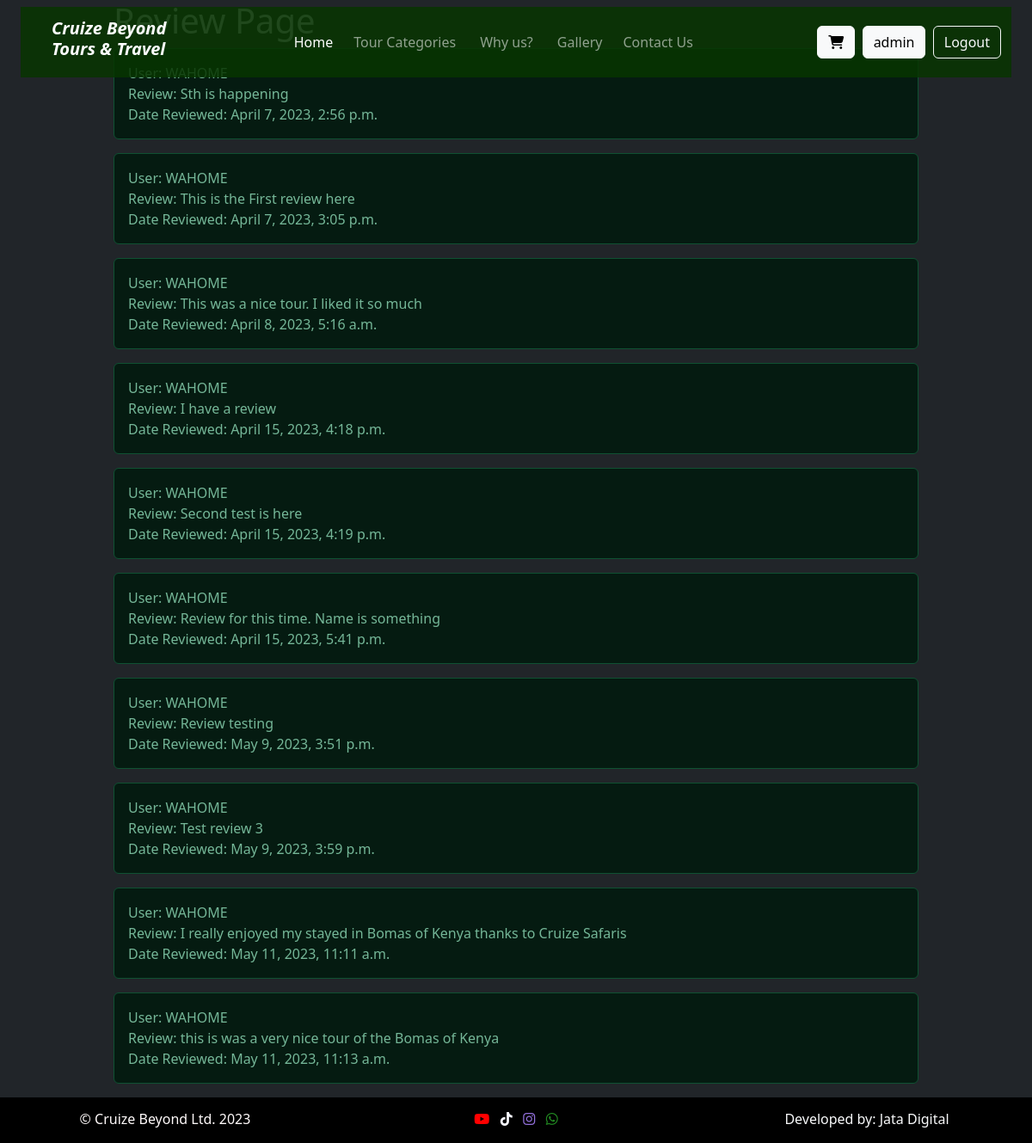
The page /review/2/ (signed in) on the database as committed earlier.
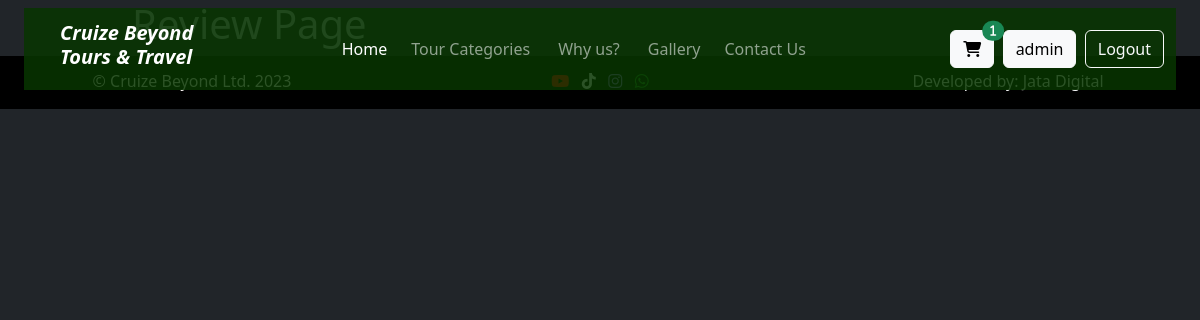
The same page on the database as committed later.
### base/models.py (models this page shows, shortened)
class User(AbstractUser):
    email = models.EmailField(unique=True)
    USERNAME_FIELD = 'email'
    REQUIRED_FIELDS = ['username']
    def __str__(self):
        return self.username

class Review(models.Model):
    user = models.ForeignKey(User, on_delete=models.CASCADE, related_name="review")
    tour = models.ForeignKey(Destination, null=True, on_delete=models.SET_NULL, related_name="tour_review")
    comment = models.TextField()
    uploaded_date = models.DateTimeField(auto_now=True)

### base/views.py (the view)
# urls.py: path("review/<str:pk>/", views.Review_tour, name="review"),
@login_required(login_url="signin")
def Review_tour(request, pk):
    tour = Destination.objects.get(id=pk)
    print("Toour: ", tour)
    tour_review = Review.objects.all
    if request.method == 'POST':
        user = request.user
        tour = tour
        comment = request.POST['comment']
        tour_review = Review.objects.create(user=user,tour=tour, comment=comment)
        tour_review.save()
        messages.success(request, ("Review sent successfully"))
        return redirect(request.META.get('HTTP_REFERER', '/'))
    else:
        context = {
            "review" : tour_review
        }
        return render(request, "review.html", context)

### base/models.py (called while the page is built)
    def __str__(self):
        return self.name

### templates/review.html
{% extends 'header.html' %}
{% block content %}
<div class="container">
    <h1>Review Page</h1>
    {% for review in review%}
    <div class="alert alert-success" role="alert">
        User: {{review.user|upper}}<br>
        Review: {{review.comment}}<br>
        Date Reviewed: {{review.uploaded_date}}<br>
    </div>
    {% endfor %}
</div>
{% endblock content %}

### templates/header.html (shortened to what this page needs)
<!doctype html>
{% load static %}
<html lang="en" data-bs-theme="dark">
<head>
    <link rel="stylesheet" href="https://cdn.jsdelivr.net/npm/bootstrap-icons@1.10.4/font/bootstrap-icons.css">
    <link href="https://cdn.jsdelivr.net/npm/bootstrap@5.3.0-alpha1/dist/css/bootstrap.min.css" rel="stylesheet"
>
    <link href= {% static "css/style.css" %}  rel="stylesheet">
    <link href= {% static "css/checkout.css" %} rel="stylesheet">
</head>
<body>
    <div class="" id="navContainer">
        {% include "includes/navigation.html" %}
    </div>
    {% block content%}
    {% endblock %}
</body>
<footer>
    {% include "includes/footer.html"%}

### templates/includes/navigation.html (shortened to what this page needs)
<nav class="navbar navbar-expand-sm navbar-dark fixed-top mt-2 mx-4" id="indexNavbar">
    <div class="container-fluid">
        <a class="navbar-brand me-1 ms-4" href= {% url 'home' %}>
            <h5><i><strong>Cruize Beyond <br> Tours & Travel</strong></i></h5>
        <div class="collapse navbar-collapse justify-content-center" id="navbarContent">
            <ul class="navbar-nav mb-2 mb-lg-0">
                <li class="nav-item mx-md-1">
                    <a class="nav-link active" aria-current="page" href= '/#homeContainer'>Home</a>
                </li>
                <li class="nav-item mx-md-1">
                    <a class="nav-link" href="/#toursContainer">Tour Categories</a>
                </li>
                <li class="nav-item mx-md-2">
                    <a class="nav-link" href="/#aboutContainer">Why us?</a>
                </li>
                <li class="nav-item mx-md-1">
                    <a class="nav-link" href={% url 'gallery'%}>Gallery</a>
                </li>
                <li class="nav-item mx-md-1">
                    <a class="nav-link" href={% url 'contact'%}>Contact Us</a>
                </li>
            </ul>
        </div>
        <a class="btn btn-light position-relative" role="button" href={% url "cart"%}>
            <i class="fa-solid fa-cart-shopping">
                {% with cart_count=user.user_cart.count %}
                    {% if cart_count > 0 %}
                        <span class="position-absolute top-0 start-100 translate-middle badge rounded-pill bg-success">
                        {{ cart_count }}
                        </span>
                    {% endif %}
                {% endwith %}
            </i>
        {% if user.is_authenticated %}
        <button type="button" class="btn btn-light">{{user}}</button>
        <a role="button" class="btn btn-outline-light" href={% url "logout"%}>Logout</a>
        {% endif %}
    </div>
</nav>

### templates/includes/footer.html (shortened to what this page needs)
{% load static %}
<div class="" id="footerContainer">
    <div class="row text-center">
        <div class="col-sm-4 justify-content-left">
            <p>&copy; Cruize Beyond Ltd. 2023 </p>
        </div>
        <div class="col-sm-4 justify-content-center">
            <a class="link-light" href="https://www.youtube.com/@discoverieswithtonycruize3337"><i class="fa-brands fa-youtube"></i></a>
            <a class="link-light" href="https://www.tiktok.com/@tonycruizeinternational"><i class="fa-brands fa-tiktok"></i></a>
            <a class="link-light" href="https://www.instagram.com/tonycruize/"><i class="fa-brands fa-instagram"></i></a>
            <a class="link-light" href="https://wa.me/254723450755"><i class="fa-brands fa-whatsapp"></i></a>
        </div>
        <div class="col-sm-4 justify-content-right">
            <a class="link-light" href="http://jatasolutions.edenconsultants.co.ke">
                <p>Developed by: Jata Digital</p>
            </a>
        </div>
    </div>
</div>
</body>
</html>

### static/css/style.css (style rules this page uses)
.navbar { position: fixed; margin: 20px 20px; background-color: rgba(8, 54, 0, 0.85); }
#tourDetailsHeader a, a { text-decoration: none !important; color: #fff; }
#footerContainer { background-color: #000000; color: #fffafa; height: auto; width: auto; padding: 13px 0 0 0; }
#footerContainer .fa-youtube { color: red; }
#footerContainer .fa-tiktok { color: ghostwhite; }
#footerContainer .fa-instagram { color: mediumpurple; }
#footerContainer .fa-whatsapp { color: forestgreen; }
#footerContainer a { text-decoration:none; }

### static/css/checkout.css (style rules this page uses)
.container { max-width: 960px; }

Rows that differ between the two databases and show on the page:
removed Review: user "WAHOME", comment "Sth is happening", uploaded_date "April 7, 2023, 2:56 p.m."
removed Review: user "WAHOME", comment "This is the First review here", uploaded_date "April 7, 2023, 3:05 p.m."
removed Review: user "WAHOME", comment "This was a nice tour. I liked it so much", uploaded_date "April 8, 2023, 5:16 a.m."
removed Review: user "WAHOME", comment "I have a review", uploaded_date "April 15, 2023, 4:18 p.m."
removed Review: user "WAHOME", comment "Second test is here", uploaded_date "April 15, 2023, 4:19 p.m."
removed Review: user "WAHOME", comment "Review for this time. Name is something", uploaded_date "April 15, 2023, 5:41 p.m."
removed Review: user "WAHOME", comment "Review testing", uploaded_date "May 9, 2023, 3:51 p.m."
removed Review: user "WAHOME", comment "Test review 3", uploaded_date "May 9, 2023, 3:59 p.m."
removed Review: user "WAHOME", comment "I really enjoyed my stayed in Bomas of Kenya thanks to Cruize Safaris", uploaded_date "May 11, 2023, 11:11 a.m."
removed Review: user "WAHOME", comment "this is was a very nice tour of the Bomas of Kenya", uploaded_date "May 11, 2023, 11:13 a.m."
Other text that changed with them:
{{ cart_count }}: (not shown) → "1"
